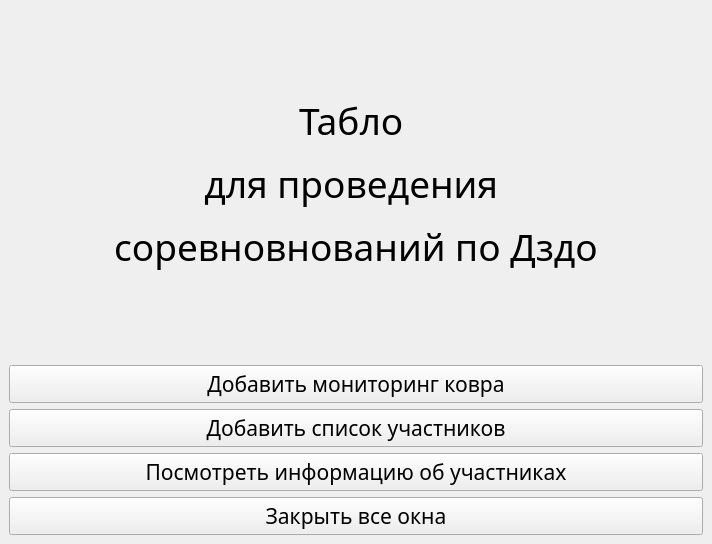
<?xml version="1.0" encoding="UTF-8"?>
<ui version="4.0">
 <class>MainWindow</class>
 <widget class="QMainWindow" name="MainWindow">
  <property name="geometry">
   <rect>
    <x>0</x>
    <y>0</y>
    <width>712</width>
    <height>544</height>
   </rect>
  </property>
  <property name="windowTitle">
   <string>Админ панель</string>
  </property>
  <widget class="QWidget" name="centralwidget">
   <layout class="QGridLayout" name="gridLayout">
    <item row="1" column="0">
     <widget class="QPushButton" name="pushButton_add_fight_area">
      <property name="font">
       <font>
        <family>Sitka Heading Semibold</family>
        <pointsize>16</pointsize>
       </font>
      </property>
      <property name="text">
       <string>Добавить мониторинг ковра</string>
      </property>
     </widget>
    </item>
    <item row="2" column="0">
     <widget class="QPushButton" name="pushButton_add_fighters_list">
      <property name="font">
       <font>
        <family>Sitka Heading Semibold</family>
        <pointsize>16</pointsize>
       </font>
      </property>
      <property name="text">
       <string>Добавить список участников</string>
      </property>
     </widget>
    </item>
    <item row="4" column="0">
     <widget class="QPushButton" name="pushButton_close_all">
      <property name="font">
       <font>
        <family>Sitka Heading Semibold</family>
        <pointsize>16</pointsize>
       </font>
      </property>
      <property name="text">
       <string>Закрыть все окна</string>
      </property>
     </widget>
    </item>
    <item row="3" column="0">
     <widget class="QPushButton" name="pushButton_show_fighters_list">
      <property name="font">
       <font>
        <family>Sitka Heading Semibold</family>
        <pointsize>16</pointsize>
       </font>
      </property>
      <property name="text">
       <string>Посмотреть информацию об участниках</string>
      </property>
     </widget>
    </item>
    <item row="0" column="0">
     <widget class="QLabel" name="label_title">
      <property name="font">
       <font>
        <family>Sitka Display Semibold</family>
        <pointsize>28</pointsize>
       </font>
      </property>
      <property name="text">
       <string>&lt;html&gt;&lt;head/&gt;&lt;body&gt;&lt;p align=&quot;center&quot;&gt;Табло &lt;/p&gt;&lt;p align=&quot;center&quot;&gt;для проведения &lt;/p&gt;&lt;p align=&quot;center&quot;&gt;соревновнований по Дздо&lt;/p&gt;&lt;/body&gt;&lt;/html&gt;</string>
      </property>
     </widget>
    </item>
   </layout>
  </widget>
 </widget>
 <resources/>
 <connections/>
</ui>
